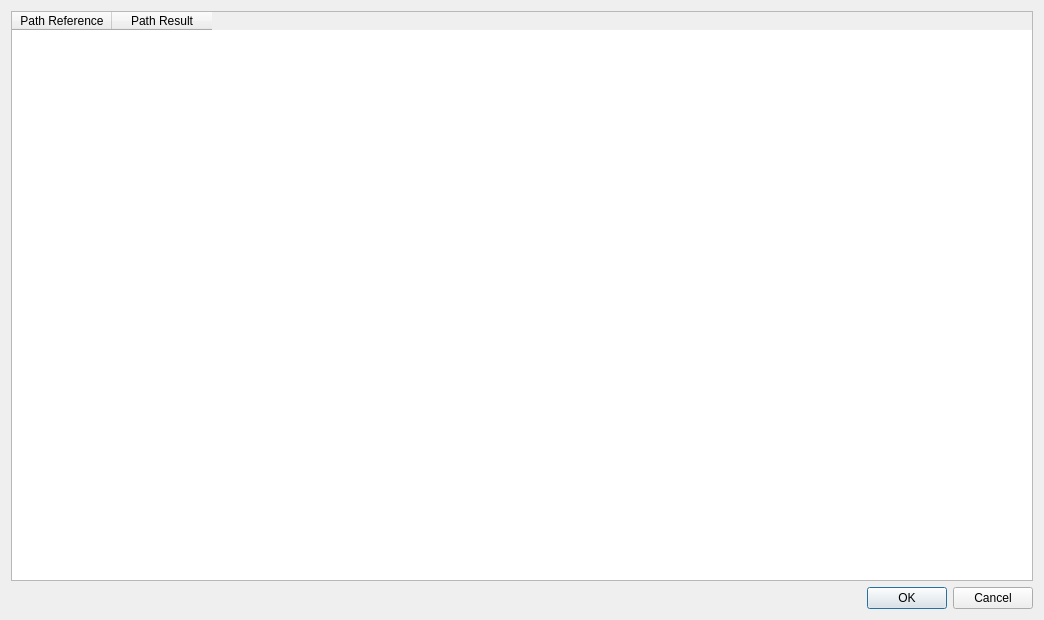
<?xml version="1.0" encoding="UTF-8"?>
<ui version="4.0">
 <class>CompareClasseADialogBase</class>
 <widget class="QDialog" name="CompareClasseADialogBase">
  <property name="geometry">
   <rect>
    <x>0</x>
    <y>0</y>
    <width>1044</width>
    <height>620</height>
   </rect>
  </property>
  <property name="windowTitle">
   <string>CompareClasseA</string>
  </property>
  <layout class="QGridLayout" name="gridLayout">
   <item row="1" column="0">
    <widget class="QDialogButtonBox" name="button_box">
     <property name="orientation">
      <enum>Qt::Horizontal</enum>
     </property>
     <property name="standardButtons">
      <set>QDialogButtonBox::Cancel|QDialogButtonBox::Ok</set>
     </property>
    </widget>
   </item>
   <item row="0" column="0">
    <widget class="QTableWidget" name="tableWidget">
     <column>
      <property name="text">
       <string>Path Reference</string>
      </property>
     </column>
     <column>
      <property name="text">
       <string>Path Result</string>
      </property>
     </column>
    </widget>
   </item>
  </layout>
 </widget>
 <resources/>
 <connections>
  <connection>
   <sender>button_box</sender>
   <signal>accepted()</signal>
   <receiver>CompareClasseADialogBase</receiver>
   <slot>accept()</slot>
   <hints>
    <hint type="sourcelabel">
     <x>20</x>
     <y>20</y>
    </hint>
    <hint type="destinationlabel">
     <x>20</x>
     <y>20</y>
    </hint>
   </hints>
  </connection>
  <connection>
   <sender>button_box</sender>
   <signal>rejected()</signal>
   <receiver>CompareClasseADialogBase</receiver>
   <slot>reject()</slot>
   <hints>
    <hint type="sourcelabel">
     <x>20</x>
     <y>20</y>
    </hint>
    <hint type="destinationlabel">
     <x>20</x>
     <y>20</y>
    </hint>
   </hints>
  </connection>
 </connections>
</ui>
